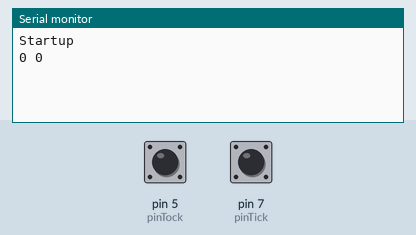
Simulated run of this sketch. Board: Arduino Uno, built with avr-gcc and run on an emulated ATmega328P. Parts: the last lines printed to the serial monitor. The inputs (shaded band) are chosen by the test bench; at power-on: pin 5 (pinTock) HIGH, pin 7 (pinTick) HIGH.

Above: at 1.2 s.
1.3 s: pin 5 (pinTock) pulled LOW for 0.15 s
At 2.5 s:
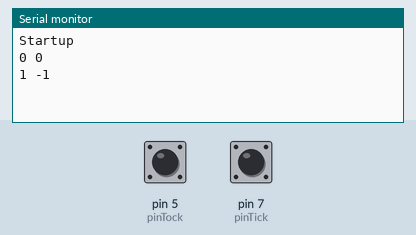
2.9 s: pin 7 (pinTick) pulled LOW for 0.15 s
At 4.4 s:
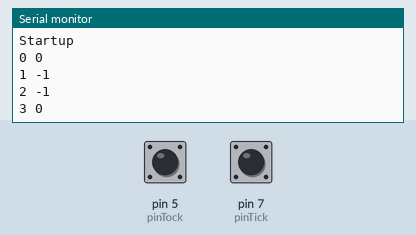
4.5 s: pin 5 (pinTock) pulled LOW for 1 s
At 5.8 s:
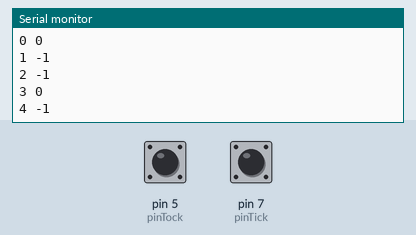
7.0 s: pin 7 (pinTick) pulled LOW for 1 s
At 8.8 s:
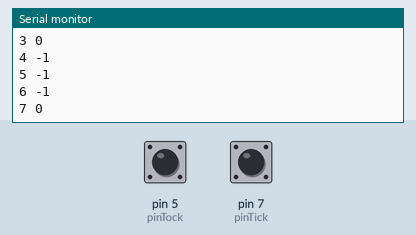
Timing chart, 0 to 10.3 s (numbered marks = the images above; inputs shaded):
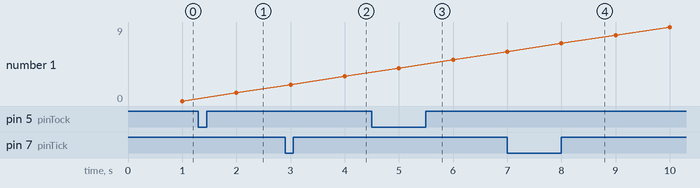

The sketch:

Nano_pinChangeIntrTickTock.ino
```cpp
// (licence header left out)
#include "PinChangeInterrupt.h"

// choose a valid PinChangeInterrupt pin of your Arduino board
#define pinTick 7
#define pinTock 5

volatile long ticktocks = 0;

void setup()
{
  // start serial debug output
  Serial.begin(115200);
  Serial.println(F("Startup"));

  // set pins to input with a pullup
  pinMode(pinTick, INPUT_PULLUP);
  pinMode(pinTock, INPUT_PULLUP);

  // attach the new PinChangeInterrupts and enable event functions below
  attachPinChangeInterrupt(digitalPinToPinChangeInterrupt(pinTick), tick, RISING);
  attachPinChangeInterrupt(digitalPinToPinChangeInterrupt(pinTock), tock, FALLING);
}

void loop() {
  // integer to count the number of prints
  static int i = 0;
  delay(1000);

  // print values
  Serial.print(i, DEC);
  Serial.print(F(" "));
  Serial.println(ticktocks);

  // abort if we printed 100 times
  if (i >= 100) {
    Serial.println(F("Detaching Interrupts."));
    detachPinChangeInterrupt(digitalPinToPinChangeInterrupt(pinTick));
    detachPinChangeInterrupt(digitalPinToPinChangeInterrupt(pinTock));
    return;
  }
  else
    i++;

  // Temporary pause interrupts
  if (ticktocks > 500) {
    Serial.println(F("Disabling Tick Interrupt."));
    disablePinChangeInterrupt(digitalPinToPinChangeInterrupt(pinTick));
    enablePinChangeInterrupt(digitalPinToPinChangeInterrupt(pinTock));
  }
  else if (ticktocks < -500) {
    Serial.println(F("Disabling Tock Interrupt."));
    disablePinChangeInterrupt(digitalPinToPinChangeInterrupt(pinTock));
    enablePinChangeInterrupt(digitalPinToPinChangeInterrupt(pinTick));
  }
  else {
    enablePinChangeInterrupt(digitalPinToPinChangeInterrupt(pinTick));
    enablePinChangeInterrupt(digitalPinToPinChangeInterrupt(pinTock));
  }
}

void tick(void) {
  // increase value
  ticktocks++;
}

void tock(void) {
  // decrease value
  ticktocks--;
}
```

Measured:
- after the input at 1.3 s, the serial monitor: prints a new line after 0.70 s (image 1)
- after the input at 2.9 s, the serial monitor: prints a new line after 1.1 s (image 2)
- after the input at 4.5 s, the serial monitor: prints a new line after 0.50 s (image 3)
- after the input at 7.0 s, the serial monitor: prints a new line after 1.0 s (image 4)
